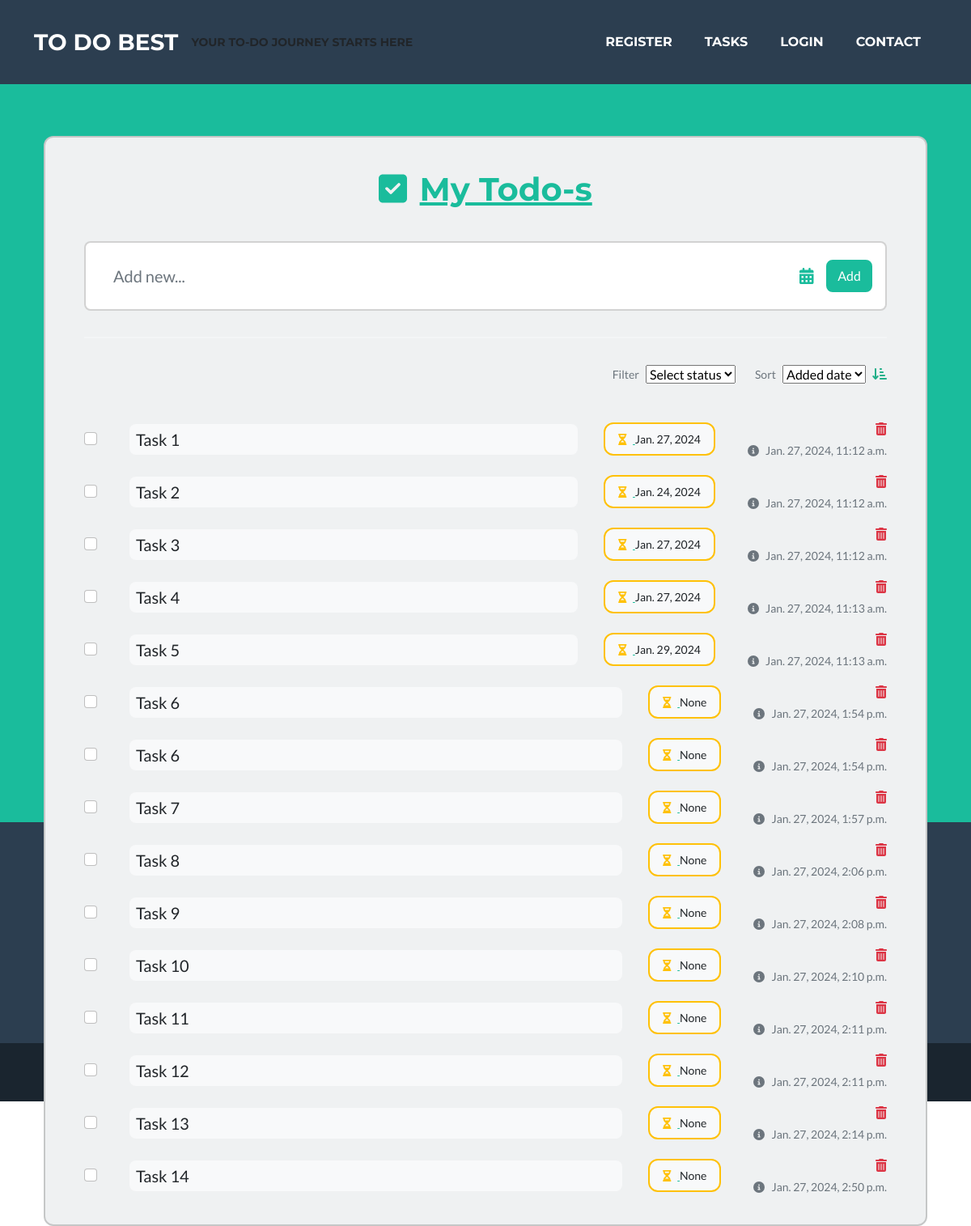
/tasks/, run on the app's committed database.
### todoapp/models.py (models this page shows, shortened)
class Task(models.Model):
    task = models.CharField(verbose_name='Task', max_length=200)
    creation_date = models.DateTimeField(verbose_name='Task created', auto_now_add=True)
    due_date = models.DateField(verbose_name='Due on', blank=True, null=True)
    COMPLETION_STATUS = (
        ('td', 'To do'),
        ('ip', 'In Progress'),
        ('ca', 'Cancelled'),
        ('co', 'Completed'),
    )
    status = models.CharField(max_length=2, choices=COMPLETION_STATUS, default='td', help_text='Task status')
    class Meta:
        verbose_name = 'Task'
        verbose_name_plural = 'Tasks'

### todoapp/views.py (the view)
# urls.py: path('tasks/', views.TaskListView.as_view(), name='tasks'),
class TaskListView(generic.ListView):
    model = Task
    template_name = 'tasklist.html'
    context_object_name = 'task'
    def get_context_data(self, **kwargs):
        context = super().get_context_data(**kwargs)
        context['status_choices'] = Task.COMPLETION_STATUS
        return context

### todoapp/templates/tasklist.html (shortened to what this page needs)
{% extends "base.html" %}
{% load static %}
{% block TaskListCSS %} <link href="{% static 'css/todo.css' %}" rel="stylesheet" /> {% endblock %}
{% block "Content" %}
<section class="vh-100">
  <div class="container py-5 h-50">
    <div class="row d-flex justify-content-center align-items-center h-50">
      <div class="col">
        <div class="card fixed-header" id="list1" style="border-radius: .75rem; background-color: #eff1f2;">
          <div class="card-body py-4 px-4 px-md-5">
            <p class="h1 text-center mt-3 mb-4 pb-3 text-primary">
              <i class="fas fa-check-square me-1"></i>
              <u>My Todo-s</u>
            </p>
            <div class="pb-2">
              <div class="card">
                <div class="card-body">
                  <form id="TodoItemForm" method="post" action="{% url 'add_todo' %}">
                    <div class="d-flex flex-row align-items-center">
                      <input type="text" name="task" class="form-control form-control-lg" id="exampleFormControlInput1" placeholder="Add new...">
                      <a href="#!" data-mdb-toggle="tooltip" title="Set due date"><i class="fas fa-calendar-alt fa-lg me-3"></i></a>
                      <div>
                        <button type="button" id="addTaskButton" class="btn btn-primary">Add</button>
                      </div>
                    </div>
                  </form>
                </div>
              </div>
            </div>
            <hr class="my-4">
            <div class="d-flex justify-content-end align-items-center mb-4 pt-2 pb-3">
              <p class="small mb-0 me-2 text-muted">Filter</p>
              <select class="select">
                <option value="" selected disabled>Select status</option>
              </select>
              <p class="small mb-0 ms-4 me-2 text-muted">Sort</p>
              <select class="select">
                <option value="1">Added date</option>
              </select>
              <a href="#!" style="color: #23af89;" data-mdb-toggle="tooltip" title="Ascending"><i
                  class="fas fa-sort-amount-down-alt ms-2"></i></a>
            </div>
              {% for item in task %}
            <ul id="taskList" class="list-group list-group-horizontal rounded-0 mb-2">
              <li
                class="list-group-item d-flex align-items-center ps-0 pe-3 py-1 rounded-0 border-0 bg-transparent">
                <div class="form-check">
                  <input class="form-check-input me-0" type="checkbox" value="" id="flexCheckChecked3"
                    aria-label="..." />
                </div>
              </li>
              <li
                class="list-group-item px-3 py-1 d-flex align-items-center flex-grow-1 border-0 bg-transparent">
                <p class="lead fw-normal mb-0 bg-light w-100 ms-n2 ps-2 py-1 rounded">{{item.task}}</p>
              </li>
                <li class="list-group-item px-3 py-1 d-flex align-items-center border-0 bg-transparent">
                <div
                  class="py-2 px-3 me-2 border border-warning rounded-3 d-flex align-items-center bg-light">
                  <p class="small mb-0">
                    <a href="#!" data-mdb-toggle="tooltip" title="Due on date">
                      <i class="fas fa-hourglass-half me-2 text-warning"></i>
                    </a>
                      {{item.due_date}}
                  </p>
                </div>
              </li>
              <li class="list-group-item ps-3 pe-0 py-1 rounded-0 border-0 bg-transparent">
                <div class="d-flex flex-row justify-content-end mb-1">
                  <a href="#!" class="text-danger" data-mdb-toggle="tooltip" title="Delete todo"><i
                      class="fas fa-trash-alt"></i></a>
                </div>
                <div class="text-end text-muted">
                    <p class="small mb-0 text-muted"><i class="fas fa-info-circle me-2" data-mdb-toggle="tooltip" title="Created"></i>{{item.creation_date}}</p>
                </div>
              </li>
            </ul>
            {% endfor %}
          </div>
        </div>
      </div>
    </div>
  </div>
</section>
{% endblock %}

### static/css/todo.css (style rules this page uses)
#list1 .form-control { border-color: transparent; }

### data on the page
Task: task "Task 1", due_date "Jan. 27, 2024", creation_date "Jan. 27, 2024, 11:12 a.m."
Task: task "Task 2", due_date "Jan. 24, 2024", creation_date "Jan. 27, 2024, 11:12 a.m."
Task: task "Task 3", due_date "Jan. 27, 2024", creation_date "Jan. 27, 2024, 11:12 a.m."
Task: task "Task 4", due_date "Jan. 27, 2024", creation_date "Jan. 27, 2024, 11:13 a.m."
Task: task "Task 5", due_date "Jan. 29, 2024", creation_date "Jan. 27, 2024, 11:13 a.m."
Task: task "Task 6", due_date "None", creation_date "Jan. 27, 2024, 1:54 p.m."
Task: task "Task 6", due_date "None", creation_date "Jan. 27, 2024, 1:54 p.m."
Task: task "Task 7", due_date "None", creation_date "Jan. 27, 2024, 1:57 p.m."
Task: task "Task 8", due_date "None", creation_date "Jan. 27, 2024, 2:06 p.m."
Task: task "Task 9", due_date "None", creation_date "Jan. 27, 2024, 2:08 p.m."
Task: task "Task 10", due_date "None", creation_date "Jan. 27, 2024, 2:10 p.m."
Task: task "Task 11", due_date "None", creation_date "Jan. 27, 2024, 2:11 p.m."
Task: task "Task 12", due_date "None", creation_date "Jan. 27, 2024, 2:11 p.m."
Task: task "Task 13", due_date "None", creation_date "Jan. 27, 2024, 2:14 p.m."
Task: task "Task 14", due_date "None", creation_date "Jan. 27, 2024, 2:50 p.m."
